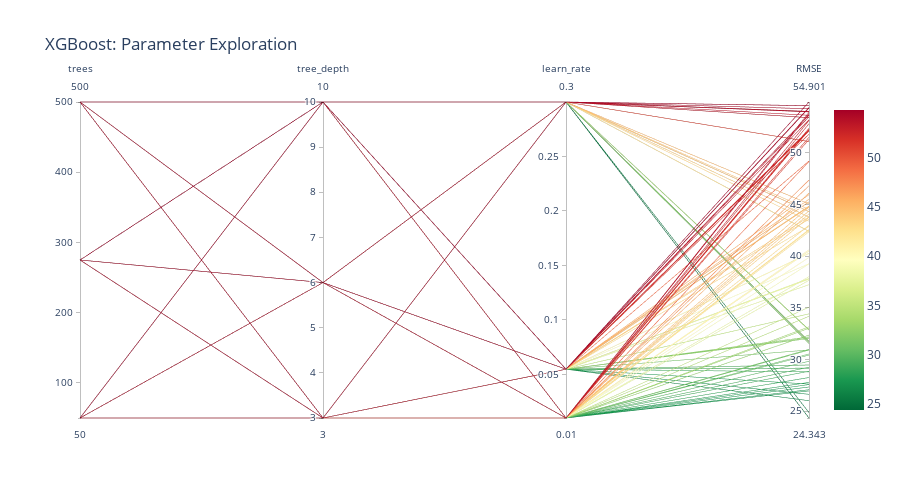

The cell this chart's notebook holds for it:
### Code cell
# Visualize XGBoost tuning
fig = plot_tune_results(xgb_results, metric="rmse", show_best=10)
fig.update_layout(title="XGBoost: Parameter Exploration")
fig.show()

### Figure 1 — Plotly figure (JSON) as saved in the notebook; plotly's stock layout.template omitted (floating-point values rounded to 4 significant figures; data arrays with more than 128 entries replaced by an {"elided": "..."} marker saying what was removed)
{"data": [{"dimensions": [{"label": "trees", "values": {"elided": "135 int values"}}, {"label": "tree_depth", "values": {"elided": "135 int values"}}, {"label": "learn_rate", "values": {"elided": "135 float values"}}, {"label": "RMSE", "values": {"elided": "135 float values"}}], "line": {"cmax": 54.9, "cmin": 24.34, "color": {"elided": "135 float values"}, "colorscale": [[0, "rgb(0,104,55)"], [0.1, "rgb(26,152,80)"], [0.2, "rgb(102,189,99)"], [0.3, "rgb(166,217,106)"], [0.4, "rgb(217,239,139)"], [0.5, "rgb(255,255,191)"], [0.6, "rgb(254,224,139)"], [0.7, "rgb(253,174,97)"], [0.8, "rgb(244,109,67)"], [0.9, "rgb(215,48,39)"], [1, "rgb(165,0,38)"]], "showscale": true}, "type": "parcoords"}], "layout": {"height": 500, "title": {"text": "XGBoost: Parameter Exploration"}}}
